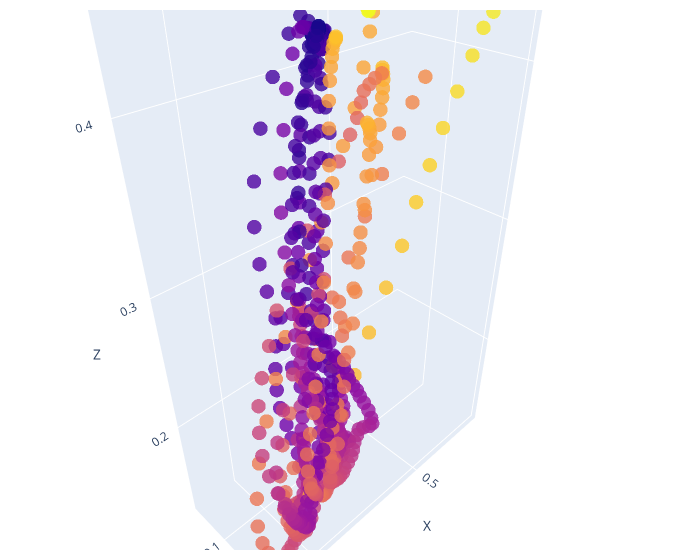

Notebook code cell kept with this figure:
### Code cell
frm, to = 0, -1 # 65 + 69, -1

colors = []
for sample in data:
    colors += list(range(0, len(sample)))
colors = np.array(colors)

# Sample 3D data
x, y, z = ee_pose[:, 0], ee_pose[:, 1], ee_pose[:, 2]

# Create a 3D scatter plot
fig = go.Figure(
    data=[
        go.Scatter3d(
            x=x[frm:to],
            y=y[frm:to],
            z=z[frm:to],
            mode="markers",
            marker=dict(
                size=5,
                color=colors,
                # color=actions[
                #     :, -1
                # ],
                # colorscale='inferno',
                opacity=0.8,
            ),
        )
    ]
)

# Make the plot interactive by allowing user to rotate, zoom, etc.
fig.update_layout(
    scene=dict(xaxis_title="X", yaxis_title="Y", zaxis_title="Z",
        #        xaxis=dict(range=[ee_space_low[0], ee_space_high[0]]),
        # yaxis=dict(range=[ee_space_low[1], ee_space_high[1]]),
        # zaxis=dict(range=[ee_space_low[2], ee_space_high[2]])
        ),
    width=700,
    margin=dict(r=20, b=10, l=10, t=10),
)

fig.show()

### Figure 1 — Plotly figure (JSON) as saved in the notebook; plotly's stock layout.template omitted (floating-point values rounded to 4 significant figures; data arrays with more than 128 entries replaced by an {"elided": "..."} marker saying what was removed)
{"data": [{"marker": {"color": {"elided": "636 int values"}, "opacity": 0.8, "size": 5}, "mode": "markers", "type": "scatter3d", "x": {"elided": "635 float values"}, "y": {"elided": "635 float values"}, "z": {"elided": "635 float values"}}], "layout": {"margin": {"b": 10, "l": 10, "r": 20, "t": 10}, "scene": {"xaxis": {"title": {"text": "X"}}, "yaxis": {"title": {"text": "Y"}}, "zaxis": {"title": {"text": "Z"}}}, "width": 700}}
